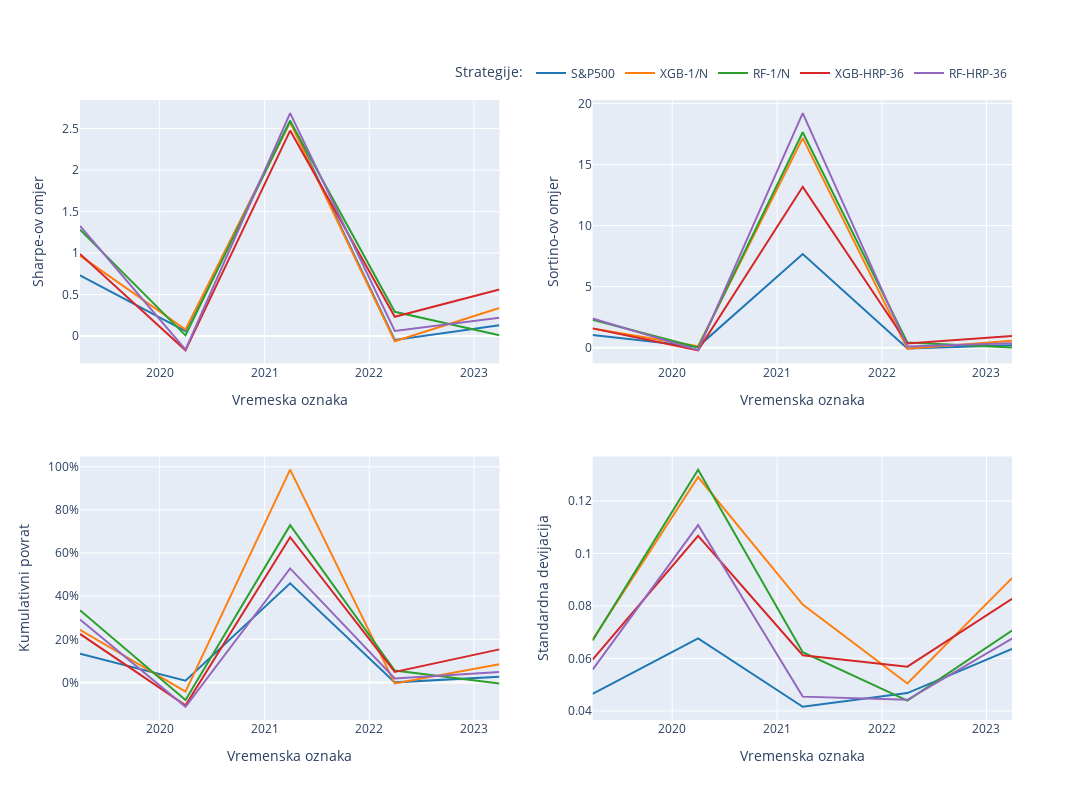

The notebook cell saved with this chart:
### Code cell
from plotly.subplots import make_subplots

# Assuming you have the 'sharpe_df' and 'calmar_df' dataframes

# Define the color scheme
color_scheme = [
    '#1f77b4',  # blue
    '#ff7f0e',  # orange
    '#2ca02c',  # green
    '#d62728',  # red
    '#9467bd',  # purple
    '#e5b800'   # yellow
]

# Create subplots with two charts side by side
fig = make_subplots(rows=2, cols=2)

# Add lines to the first subplot
for i, column in enumerate(sharpe_df.columns[:-1]):
    fig.add_trace(go.Scatter(
        x=sharpe_df['timestamp'],
        y=sharpe_df[column],
        mode='lines',
        name=column,
        line=dict(color=color_scheme[i]),
        showlegend=True
    ), row=1, col=1)

# Add lines to the second subplot
for i, column in enumerate(calmar_df.columns[:-1]):
    fig.add_trace(go.Scatter(
        x=calmar_df['timestamp'],
        y=calmar_df[column],
        mode='lines',
        name=column,
        line=dict(color=color_scheme[i]),
        showlegend=False
    ), row=1, col=2)

# Add lines to the third subplot
for i, column in enumerate(sharpe_df.columns[:-1]):
    fig.add_trace(go.Scatter(
        x=cumret_df['timestamp'],
        y=cumret_df[column],
        mode='lines',
        name=column,
        line=dict(color=color_scheme[i]),
        showlegend=False
    ), row=2, col=1)

# Add lines to the fourth subplot
for i, column in enumerate(calmar_df.columns[:-1]):
    fig.add_trace(go.Scatter(
        x=std_df['timestamp'],
        y=std_df[column],
        mode='lines',
        name=column,
        line=dict(color=color_scheme[i]),
        showlegend=False
    ), row=2, col=2)

# Update layout and axis labels
fig.update_layout(height=800, width=1200)
fig.update_xaxes(title_text='Vremeska oznaka', row=1, col=1)
fig.update_xaxes(title_text='Vremenska oznaka', row=1, col=2)
fig.update_xaxes(title_text='Vremenska oznaka', row=2, col=1)
fig.update_xaxes(title_text='Vremenska oznaka', row=2, col=2)
fig.update_yaxes(title_text='Sharpe-ov omjer', row=1, col=1)
fig.update_yaxes(title_text='Sortino-ov omjer', row=1, col=2)
fig.update_yaxes(title_text='Kumulativni povrat', row=2, col=1, tickformat='.0%')
fig.update_yaxes(title_text='Standardna devijacija', row=2, col=2)

# Show the legend with the formatted names
fig.update_layout(
    legend=dict(
        title='Strategije:',
        orientation='h',
        yanchor='bottom',
        y=1.02,
        xanchor='right',
        x=1
    )
)

# Display the chart
fig.show()

### Figure 1 — Plotly figure (JSON) as saved in the notebook; plotly's stock layout.template omitted (floating-point values rounded to 4 significant figures)
{"data": [{"line": {"color": "#1f77b4"}, "mode": "lines", "name": "S&P500", "showlegend": true, "type": "scatter", "x": ["2019-03-29", "2020-03-31", "2021-03-31", "2022-03-31", "2023-03-31"], "xaxis": "x", "y": [0.7321, 0.05886, 2.596, -0.04577, 0.1306], "yaxis": "y"}, {"line": {"color": "#ff7f0e"}, "mode": "lines", "name": "XGB-1/N", "showlegend": true, "type": "scatter", "x": ["2019-03-29", "2020-03-31", "2021-03-31", "2022-03-31", "2023-03-31"], "xaxis": "x", "y": [0.9687, 0.07993, 2.575, -0.06165, 0.3381], "yaxis": "y"}, {"line": {"color": "#2ca02c"}, "mode": "lines", "name": "RF-1/N", "showlegend": true, "type": "scatter", "x": ["2019-03-29", "2020-03-31", "2021-03-31", "2022-03-31", "2023-03-31"], "xaxis": "x", "y": [1.282, 0.008038, 2.59, 0.2932, 0.009779], "yaxis": "y"}, {"line": {"color": "#d62728"}, "mode": "lines", "name": "XGB-HRP-36", "showlegend": true, "type": "scatter", "x": ["2019-03-29", "2020-03-31", "2021-03-31", "2022-03-31", "2023-03-31"], "xaxis": "x", "y": [0.9895, -0.1715, 2.475, 0.2324, 0.5607], "yaxis": "y"}, {"line": {"color": "#9467bd"}, "mode": "lines", "name": "RF-HRP-36", "showlegend": true, "type": "scatter", "x": ["2019-03-29", "2020-03-31", "2021-03-31", "2022-03-31", "2023-03-31"], "xaxis": "x", "y": [1.326, -0.164, 2.685, 0.06094, 0.2211], "yaxis": "y"}, {"line": {"color": "#1f77b4"}, "mode": "lines", "name": "S&P500", "showlegend": false, "type": "scatter", "x": ["2019-03-29", "2020-03-31", "2021-03-31", "2022-03-31", "2023-03-31"], "xaxis": "x2", "y": [1.033, 0.08371, 7.666, -0.06193, 0.1943], "yaxis": "y2"}, {"line": {"color": "#ff7f0e"}, "mode": "lines", "name": "XGB-1/N", "showlegend": false, "type": "scatter", "x": ["2019-03-29", "2020-03-31", "2021-03-31", "2022-03-31", "2023-03-31"], "xaxis": "x2", "y": [1.576, 0.1112, 17.17, -0.0853, 0.573], "yaxis": "y2"}, {"line": {"color": "#2ca02c"}, "mode": "lines", "name": "RF-1/N", "showlegend": false, "type": "scatter", "x": ["2019-03-29", "2020-03-31", "2021-03-31", "2022-03-31", "2023-03-31"], "xaxis": "x2", "y": [2.29, 0.01058, 17.65, 0.4248, 0.0148], "yaxis": "y2"}, {"line": {"color": "#d62728"}, "mode": "lines", "name": "XGB-HRP-36", "showlegend": false, "type": "scatter", "x": ["2019-03-29", "2020-03-31", "2021-03-31", "2022-03-31", "2023-03-31"], "xaxis": "x2", "y": [1.579, -0.2201, 13.18, 0.3404, 0.9603], "yaxis": "y2"}, {"line": {"color": "#9467bd"}, "mode": "lines", "name": "RF-HRP-36", "showlegend": false, "type": "scatter", "x": ["2019-03-29", "2020-03-31", "2021-03-31", "2022-03-31", "2023-03-31"], "xaxis": "x2", "y": [2.392, -0.2034, 19.21, 0.08759, 0.3558], "yaxis": "y2"}, {"line": {"color": "#1f77b4"}, "mode": "lines", "name": "S&P500", "showlegend": false, "type": "scatter", "x": ["2019-03-29", "2020-03-31", "2021-03-31", "2022-03-31", "2023-03-31"], "xaxis": "x3", "y": [0.1333, 0.008415, 0.4598, 0.0003729, 0.02677], "yaxis": "y3"}, {"line": {"color": "#ff7f0e"}, "mode": "lines", "name": "XGB-1/N", "showlegend": false, "type": "scatter", "x": ["2019-03-29", "2020-03-31", "2021-03-31", "2022-03-31", "2023-03-31"], "xaxis": "x3", "y": [0.2442, -0.04244, 0.9866, -0.004934, 0.08472], "yaxis": "y3"}, {"line": {"color": "#2ca02c"}, "mode": "lines", "name": "RF-1/N", "showlegend": false, "type": "scatter", "x": ["2019-03-29", "2020-03-31", "2021-03-31", "2022-03-31", "2023-03-31"], "xaxis": "x3", "y": [0.3347, -0.08124, 0.7294, 0.05521, -0.004779], "yaxis": "y3"}, {"line": {"color": "#d62728"}, "mode": "lines", "name": "XGB-HRP-36", "showlegend": false, "type": "scatter", "x": ["2019-03-29", "2020-03-31", "2021-03-31", "2022-03-31", "2023-03-31"], "xaxis": "x3", "y": [0.2249, -0.1065, 0.6736, 0.04889, 0.1533], "yaxis": "y3"}, {"line": {"color": "#9467bd"}, "mode": "lines", "name": "RF-HRP-36", "showlegend": false, "type": "scatter", "x": ["2019-03-29", "2020-03-31", "2021-03-31", "2022-03-31", "2023-03-31"], "xaxis": "x3", "y": [0.2923, -0.1131, 0.5287, 0.01871, 0.04803], "yaxis": "y3"}, {"line": {"color": "#1f77b4"}, "mode": "lines", "name": "S&P500", "showlegend": false, "type": "scatter", "x": ["2019-03-29", "2020-03-31", "2021-03-31", "2022-03-31", "2023-03-31"], "xaxis": "x4", "y": [0.04649, 0.0676, 0.04154, 0.04679, 0.06362], "yaxis": "y4"}, {"line": {"color": "#ff7f0e"}, "mode": "lines", "name": "XGB-1/N", "showlegend": false, "type": "scatter", "x": ["2019-03-29", "2020-03-31", "2021-03-31", "2022-03-31", "2023-03-31"], "xaxis": "x4", "y": [0.06713, 0.1291, 0.08049, 0.05045, 0.0906], "yaxis": "y4"}, {"line": {"color": "#2ca02c"}, "mode": "lines", "name": "RF-1/N", "showlegend": false, "type": "scatter", "x": ["2019-03-29", "2020-03-31", "2021-03-31", "2022-03-31", "2023-03-31"], "xaxis": "x4", "y": [0.06682, 0.1319, 0.06238, 0.04388, 0.07065], "yaxis": "y4"}, {"line": {"color": "#d62728"}, "mode": "lines", "name": "XGB-HRP-36", "showlegend": false, "type": "scatter", "x": ["2019-03-29", "2020-03-31", "2021-03-31", "2022-03-31", "2023-03-31"], "xaxis": "x4", "y": [0.05957, 0.1067, 0.06122, 0.05683, 0.08272], "yaxis": "y4"}, {"line": {"color": "#9467bd"}, "mode": "lines", "name": "RF-HRP-36", "showlegend": false, "type": "scatter", "x": ["2019-03-29", "2020-03-31", "2021-03-31", "2022-03-31", "2023-03-31"], "xaxis": "x4", "y": [0.05575, 0.1108, 0.04543, 0.04421, 0.06756], "yaxis": "y4"}], "layout": {"height": 800, "legend": {"orientation": "h", "title": {"text": "Strategije:"}, "x": 1, "xanchor": "right", "y": 1.02, "yanchor": "bottom"}, "width": 1200, "xaxis": {"anchor": "y", "domain": [0, 0.45], "title": {"text": "Vremeska oznaka"}}, "xaxis2": {"anchor": "y2", "domain": [0.55, 1], "title": {"text": "Vremenska oznaka"}}, "xaxis3": {"anchor": "y3", "domain": [0, 0.45], "title": {"text": "Vremenska oznaka"}}, "xaxis4": {"anchor": "y4", "domain": [0.55, 1], "title": {"text": "Vremenska oznaka"}}, "yaxis": {"anchor": "x", "domain": [0.575, 1], "title": {"text": "Sharpe-ov omjer"}}, "yaxis2": {"anchor": "x2", "domain": [0.575, 1], "title": {"text": "Sortino-ov omjer"}}, "yaxis3": {"anchor": "x3", "domain": [0, 0.425], "tickformat": ".0%", "title": {"text": "Kumulativni povrat"}}, "yaxis4": {"anchor": "x4", "domain": [0, 0.425], "title": {"text": "Standardna devijacija"}}}}
